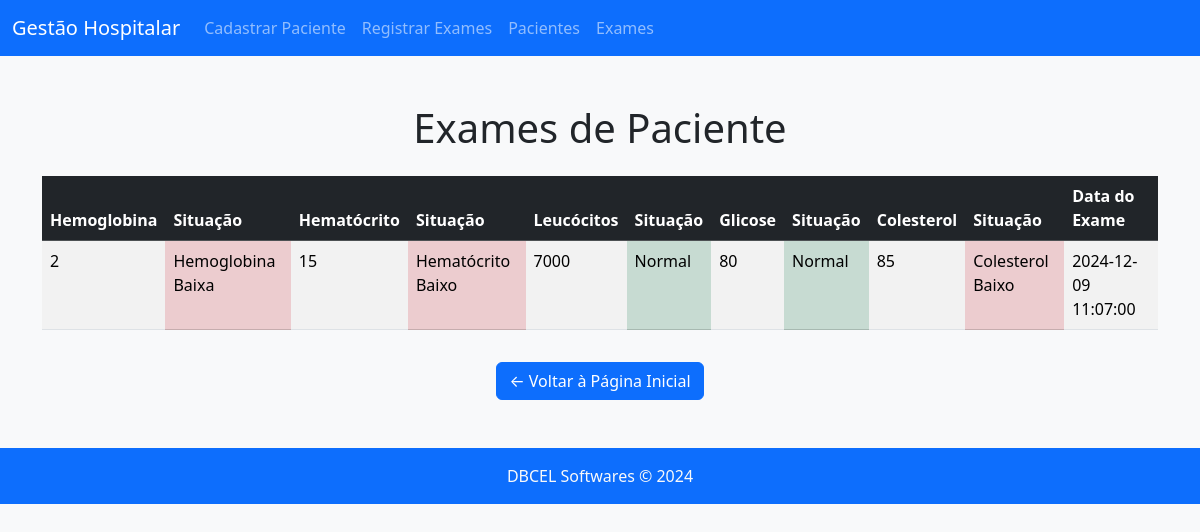
Page /historico_paciente.php?id_paciente=7 on the committed database.
### tables this page shows
CREATE TABLE `exames` (
  `id_exame` int(11) NOT NULL,
  `id_paciente` int(11) NOT NULL,
  `hemoglobina` float NOT NULL,
  `hematocrito` float NOT NULL,
  `leucocitos` float NOT NULL,
  `glicose` float NOT NULL,
  `colesterol` float NOT NULL,
  `data_exame` datetime NOT NULL
);

### historico_paciente.php (the view, shortened to what this page needs)
<?php
include 'conexao.php';
$id = $_GET['id_paciente'];
$sql = "SELECT * FROM exames WHERE id_paciente = '$id'";
$result = $conn->query($sql);
function verificarSituacao($valor, $tipo) {
    switch($tipo) {
        case 'hemoglobina':
            if ($valor < 12) {
                return ["Hemoglobina Baixa", "table-danger"];
            } elseif ($valor >= 12 && $valor <= 16) {
                return ["Normal", "table-success"];
            } else {
                return ["Hemoglobina Alta", "table-danger"];
            }
        case 'hematocrito':
            if ($valor < 36) {
                return ["Hematócrito Baixo", "table-danger"];
            } elseif ($valor >= 36 && $valor <= 50) {
                return ["Normal", "table-success"];
            } else {
                return ["Hematócrito Alto", "table-danger"];
            }
        case 'leucocitos':
            if ($valor < 4500) {
                return ["Leucócitos Baixos", "table-danger"];
            } elseif ($valor >= 4500 && $valor <= 11000) {
                return ["Normal", "table-success"];
            } else {
                return ["Leucócitos Altos (Possível Infecção)", "table-danger"];
            }
        case 'glicose':
            if ($valor < 70) {
                return ["Glicose Baixa", "table-danger"];
            } elseif ($valor >= 70 && $valor <= 99) {
                return ["Normal", "table-success"];
            } else {
                return ["Glicose Alta", "table-danger"];
            }
        case 'colesterol':
            if ($valor < 150) {
                return ["Colesterol Baixo", "table-danger"];
            } elseif ($valor >= 150 && $valor <= 200) {
                return ["Normal", "table-success"];
            } else {
                return ["Colesterol Alto", "table-danger"];
            }
    }
}
?>
<!DOCTYPE html>
<html lang="pt-br">
<head>
    <link href="https://cdn.jsdelivr.net/npm/bootstrap@5.3.3/dist/css/bootstrap.min.css" rel="stylesheet">
</head>
<body class="bg-light">
<header>
    <nav class="navbar navbar-expand-lg navbar-dark bg-primary">
        <div class="container-fluid">
            <a class="navbar-brand" href="index.php">Gestão Hospitalar</a>
            <div class="collapse navbar-collapse">
                <ul class="navbar-nav">
                    <li class="nav-item"><a class="nav-link" href="form.html">Cadastrar Paciente</a></li>
                    <li class="nav-item"><a class="nav-link" href="exames.html">Registrar Exames</a></li>
                    <li class="nav-item"><a class="nav-link" href="listar_pacientes.php">Pacientes</a></li>
                    <li class="nav-item"><a class="nav-link" href="listar_situacao.php">Exames</a></li>
                </ul>
            </div>
        </div>
    </nav>
</header>
<main class="container my-5">
    <h1 class="text-center mb-4">Exames de Paciente</h1>
    <table class="table table-striped table-hover">
        <thead class="table-dark">
            <tr>
                <th>Hemoglobina</th>
                <th>Situação</th>
                <th>Hematócrito</th>
                <th>Situação</th>
                <th>Leucócitos</th>
                <th>Situação</th>
                <th>Glicose</th>
                <th>Situação</th>
                <th>Colesterol</th>
                <th>Situação</th>
                <th>Data do Exame</th>
            </tr>
        </thead>
        <tbody>
            <?php
            if($result->num_rows > 0){
                while($paciente = $result->fetch_object()){
                    list($situacaoHemoglobina, $classeHemoglobina) = verificarSituacao($paciente->hemoglobina, 'hemoglobina');
                    list($situacaoHematocrito, $classeHematocrito) = verificarSituacao($paciente->hematocrito, 'hematocrito');
                    list($situacaoLeucocitos, $classeLeucocitos) = verificarSituacao($paciente->leucocitos, 'leucocitos');
                    list($situacaoGlicose, $classeGlicose) = verificarSituacao($paciente->glicose, 'glicose');
                    list($situacaoColesterol, $classeColesterol) = verificarSituacao($paciente->colesterol, 'colesterol');
                    echo "<tr>";
                    echo "<td>".$paciente->hemoglobina."</td>";
                    echo "<td class='$classeHemoglobina'>".$situacaoHemoglobina."</td>";
                    echo "<td>".$paciente->hematocrito."</td>";
                    echo "<td class='$classeHematocrito'>".$situacaoHematocrito."</td>";
                    echo "<td>".$paciente->leucocitos."</td>";
                    echo "<td class='$classeLeucocitos'>".$situacaoLeucocitos."</td>";
                    echo "<td>".$paciente->glicose."</td>";
                    echo "<td class='$classeGlicose'>".$situacaoGlicose."</td>";
                    echo "<td>".$paciente->colesterol."</td>";
                    echo "<td class='$classeColesterol'>".$situacaoColesterol."</td>";
                    echo "<td>".$paciente->data_exame."</td>";
                    echo "</tr>";
                }
            } else {
                echo "<tr><td colspan='11' class='text-center'>Nenhum exame encontrado</td></tr>";
            }
            ?>
        </tbody>
    </table>
    <div class="text-center">
        <a href="index.php" class="btn btn-primary mt-3">&larr; Voltar à Página Inicial</a>
    </div>
</main>
<footer class="bg-primary text-center text-light py-3">
    DBCEL Softwares © 2024
</footer>
</body>
</html>

### rows in the picture
exames: hemoglobina "2", situacaoHemoglobina "Hemoglobina Baixa", hematocrito "15", situacaoHematocrito "Hematócrito Baixo", leucocitos "7000", situacaoLeucocitos "Normal", glicose "80", situacaoGlicose "Normal", colesterol "85", situacaoColesterol "Colesterol Baixo", data_exame "2024-12-09 11:07:00"
